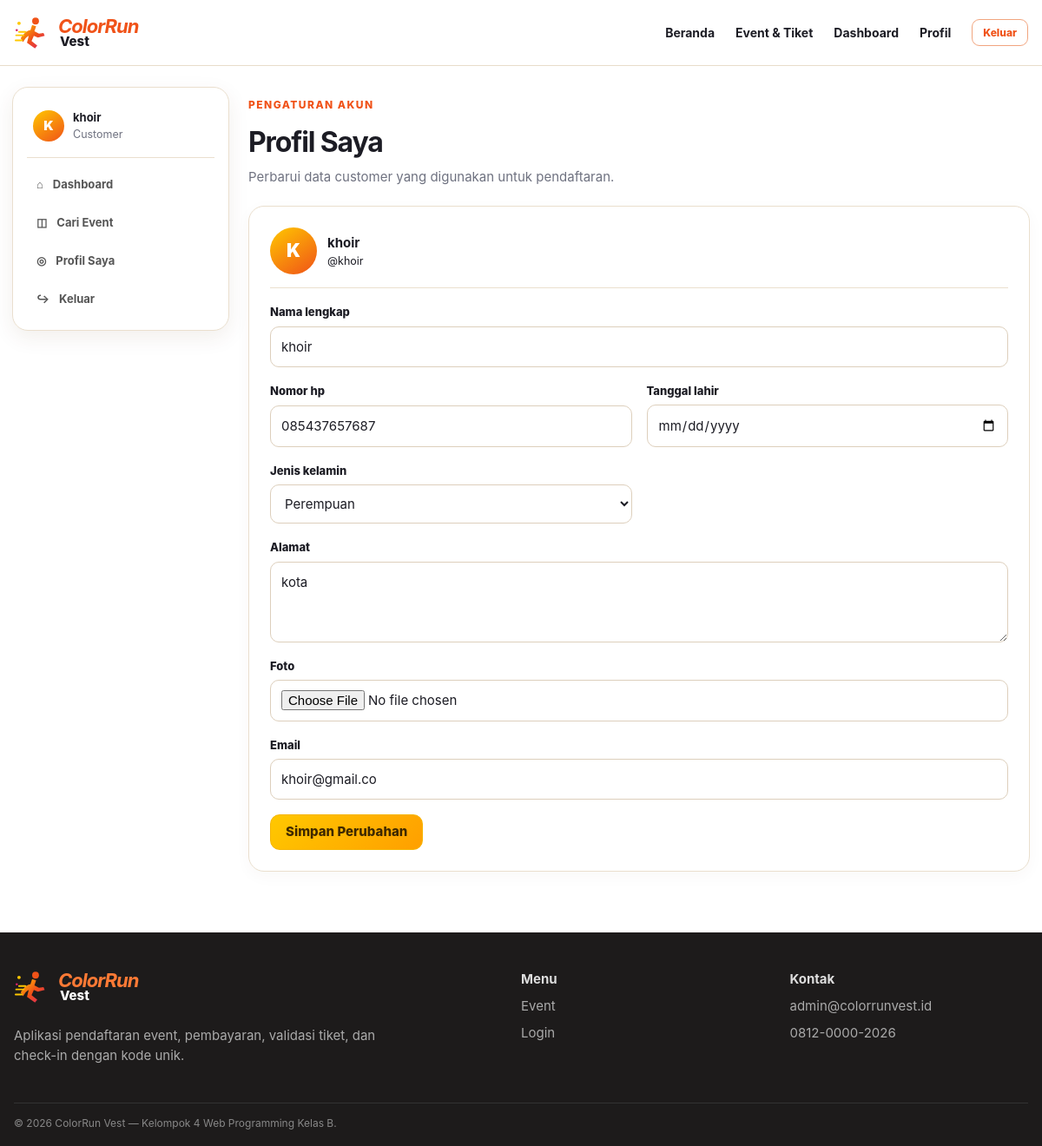
Page /profil/ (signed in) on the committed database.
### customer/models.py (models this page shows, shortened)
class Customer(models.Model):
    class JenisKelamin(models.TextChoices):
        LAKI_LAKI = "L", "Laki-laki"
        PEREMPUAN = "P", "Perempuan"
    user = models.OneToOneField(
        settings.AUTH_USER_MODEL, on_delete=models.CASCADE, related_name="customer_profile"
    )
    nama_lengkap = models.CharField(max_length=150)
    nomor_hp = models.CharField(max_length=20)
    tanggal_lahir = models.DateField(blank=True, null=True)
    jenis_kelamin = models.CharField(max_length=1, choices=JenisKelamin.choices, blank=True)
    alamat = models.TextField(blank=True)
    foto = models.ImageField(upload_to="profil/customer/", blank=True, null=True)
    aktif = models.BooleanField(default=True)
    dibuat_pada = models.DateTimeField(auto_now_add=True)
    diperbarui_pada = models.DateTimeField(auto_now=True)
    class Meta:
        verbose_name = "Customer"
        verbose_name_plural = "Customer"
        ordering = ["nama_lengkap"]

### administrator/models.py (models this page shows, shortened)
class PengaturanSistem(models.Model):
    nama_aplikasi = models.CharField(max_length=150, default="ColorRun Vest")
    nama_penyelenggara = models.CharField(max_length=150, blank=True)
    logo_event = models.ImageField(upload_to="pengaturan/logo/", blank=True, null=True)
    banner = models.ImageField(upload_to="pengaturan/banner/", blank=True, null=True)
    nama_bank = models.CharField(max_length=100, blank=True)
    nomor_rekening = models.CharField(max_length=50, blank=True)
    atas_nama_rekening = models.CharField(max_length=150, blank=True)
    qris = models.ImageField(upload_to="pengaturan/qris/", blank=True, null=True)
    email_admin = models.EmailField(blank=True)
    nomor_whatsapp = models.CharField(max_length=20, blank=True)
    instagram = models.URLField(blank=True)
    tiktok = models.URLField(blank=True)
    facebook = models.URLField(blank=True)
    alamat = models.TextField(blank=True)
    diperbarui_oleh = models.ForeignKey(
        settings.AUTH_USER_MODEL, on_delete=models.SET_NULL, null=True, blank=True,
        related_name="pengaturan_diperbarui",
    )
    diperbarui_pada = models.DateTimeField(auto_now=True)
    class Meta:
        verbose_name = "Pengaturan Sistem"
        verbose_name_plural = "Pengaturan Sistem"

### customer/views.py (the view)
# urls.py: path("profil/", views.profile, name="profile"),
@role_required("customer")
def profile(request):
    customer = request.user.customer_profile
    form = CustomerProfileForm(request.POST or None, request.FILES or None, instance=customer)
    if request.method == "POST" and form.is_valid():
        form.save()
        messages.success(request, "Profil berhasil diperbarui.")
        return redirect("profile")
    return render(request, "customer/profile.html", {"form": form, "customer": customer})

### customer/forms.py (shortened to what this page needs)
class CustomerProfileForm(StyledFormMixin, forms.ModelForm):
    email = forms.EmailField(label="Email")
    class Meta:
        model = Customer
        fields = ["nama_lengkap", "nomor_hp", "tanggal_lahir", "jenis_kelamin", "alamat", "foto"]
        widgets = {
            "tanggal_lahir": forms.DateInput(attrs={"type": "date"}),
            "alamat": forms.Textarea(attrs={"rows": 3}),
            "foto": forms.FileInput(attrs={"accept": ".jpg,.jpeg,.png,.webp"}),
        }
    def __init__(self, *args, **kwargs):
        super().__init__(*args, **kwargs)
        self.apply_styles()
        self.fields["email"].initial = self.instance.user.email if self.instance.pk else ""

### colorrun/context_processors.py (called while the page is built)
def global_context(request):
    from administrator.models import PengaturanSistem
    pengaturan = PengaturanSistem.objects.first()
    return {
        "current_role": get_user_role(request.user),
        "pengaturan_sistem": pengaturan,
    }

### colorrun/utils.py (called while the page is built, shortened)
def get_user_role(user):
    if not getattr(user, "is_authenticated", False):
        return "guest"
    if user.is_superuser or hasattr(user, "administrator_profile"):
        return "administrator"
    if hasattr(user, "petugas_profile"):
        return "petugas"
    if hasattr(user, "customer_profile"):
        return "customer"
    return "unknown"

def role_required(*allowed_roles):
    def decorator(view_func):
        @wraps(view_func)
        def wrapped(request, *args, **kwargs):
            if not request.user.is_authenticated:
                return redirect(f"/login/?next={request.get_full_path()}")
            role = get_user_role(request.user)
            return view_func(request, *args, **kwargs)
        return wrapped
    return decorator

### customer/forms.py (called while the page is built)
    def apply_styles(self):
        for field in self.fields.values():
            widget = field.widget
            if isinstance(widget, forms.CheckboxInput):
                widget.attrs.setdefault("class", "form-check-input")
            else:
                widget.attrs.setdefault("class", "form-control")
            if not isinstance(widget, (forms.Select, forms.FileInput, forms.CheckboxInput)):
                widget.attrs.setdefault("placeholder", field.label)

### templates/customer/profile.html
{% extends 'base.html' %}{% block title %}Profil Saya{% endblock %}{% block content %}<div class="dashboard-shell container-wide">{% include 'partials/sidebar_customer.html' %}<section class="dashboard-content"><div class="dashboard-heading"><div><span class="eyebrow">Pengaturan Akun</span><h1>Profil Saya</h1><p>Perbarui data customer yang digunakan untuk pendaftaran.</p></div></div><div class="panel form-panel-narrow"><form method="post" enctype="multipart/form-data" class="form-grid two-cols">{% csrf_token %}<div class="profile-preview span-2"><span class="avatar large">{{ customer.nama_lengkap|slice:':1'|upper }}</span><div><strong>{{ customer.nama_lengkap }}</strong><small>@{{ request.user.username }}</small></div></div>{% for field in form %}<div class="form-group {% if field.name == 'alamat' or field.name == 'foto' or field.name == 'nama_lengkap' or field.name == 'email' %}span-2{% endif %}"><label for="{{ field.id_for_label }}">{{ field.label }}</label>{{ field }}{% for error in field.errors %}<small class="field-error">{{ error }}</small>{% endfor %}</div>{% endfor %}<div class="span-2"><button class="btn btn-primary">Simpan Perubahan</button></div></form></div></section></div>{% endblock %}

### templates/base.html (shortened to what this page needs)
{% load static colorrun_tags %}
<!DOCTYPE html>
<html lang="id">
<head>
    <link rel="stylesheet" href="{% static 'css/app.css' %}">
</head>
<body class="{% block body_class %}{% endblock %}">
<header class="topbar">
    <div class="container topbar-inner">
        <a class="brand" href="{% url 'home' %}" aria-label="ColorRun Vest">
            <img src="{% static 'img/logo-mark.svg' %}" alt="" width="42" height="42">
            <span><strong>ColorRun</strong><small>Vest</small></span>
        </a>
        <nav class="topnav" data-nav>
            <a href="{% url 'home' %}">Beranda</a>
            <a href="{% url 'event_list' %}">Event & Tiket</a>
            {% if current_role == 'customer' %}
                <a href="{% url 'customer_dashboard' %}">Dashboard</a>
                <a href="{% url 'profile' %}">Profil</a>
                <a class="btn btn-sm btn-outline" href="{% url 'logout' %}">Keluar</a>
            {% elif current_role == 'petugas' %}
                <a href="{% url 'petugas_dashboard' %}">Dashboard Petugas</a>
                <a class="btn btn-sm btn-outline" href="{% url 'logout' %}">Keluar</a>
            {% elif current_role == 'administrator' %}
                <a href="{% url 'administrator_dashboard' %}">Dashboard Admin</a>
                <a class="btn btn-sm btn-outline" href="{% url 'logout' %}">Keluar</a>
            {% else %}
                <a href="{% url 'login' %}">Masuk</a>
                <a class="btn btn-sm btn-primary" href="{% url 'register' %}">Daftar</a>
            {% endif %}
        </nav>
    </div>
</header>
<main>{% block content %}{% endblock %}</main>
<footer class="footer">
    <div class="container footer-grid">
        <div>
            <div class="brand footer-brand"><img src="{% static 'img/logo-mark.svg' %}" alt=""><span><strong>ColorRun</strong><small>Vest</small></span></div>
            <p>Aplikasi pendaftaran event, pembayaran, validasi tiket, dan check-in dengan kode unik.</p>
        </div>
        <div><strong>Menu</strong><a href="{% url 'event_list' %}">Event</a><a href="{% url 'login' %}">Login</a></div>
        <div><strong>Kontak</strong><span>{{ pengaturan_sistem.email_admin|default:'admin@colorrunvest.id' }}</span><span>{{ pengaturan_sistem.nomor_whatsapp|default:'0812-0000-2026' }}</span></div>
    </div>
    <div class="container footer-bottom">© 2026 ColorRun Vest — Kelompok 4 Web Programming Kelas B.</div>
</footer>
</body>
</html>

### templates/partials/sidebar_customer.html
<aside class="sidebar">
    <div class="sidebar-user"><span class="avatar">{{ request.user.customer_profile.nama_lengkap|slice:':1'|upper }}</span><div><strong>{{ request.user.customer_profile.nama_lengkap }}</strong><small>Customer</small></div></div>
    <nav>
        <a href="{% url 'customer_dashboard' %}">⌂ <span>Dashboard</span></a>
        <a href="{% url 'event_list' %}">◫ <span>Cari Event</span></a>
        <a href="{% url 'profile' %}">◎ <span>Profil Saya</span></a>
        <a href="{% url 'logout' %}">↪ <span>Keluar</span></a>
    </nav>
</aside>

### rows in the picture
Customer: nama_lengkap "K", nama_lengkap "khoir", form "khoir" "085437657687" "Perempuan" "kota"
PengaturanSistem: email_admin "admin@colorrunvest.id", nomor_whatsapp "0812-0000-2026"

### other values in the picture
{{ request.user.customer_profile.nama_lengkap|slice:':1'|upper }} "K"
{{ request.user.customer_profile.nama_lengkap }} "khoir"
{{ request.user.username }} "khoir"
{{ field.label }} "Nama lengkap" "Nomor hp" "Tanggal lahir" "Jenis kelamin" "Alamat" "Foto" "Email"
